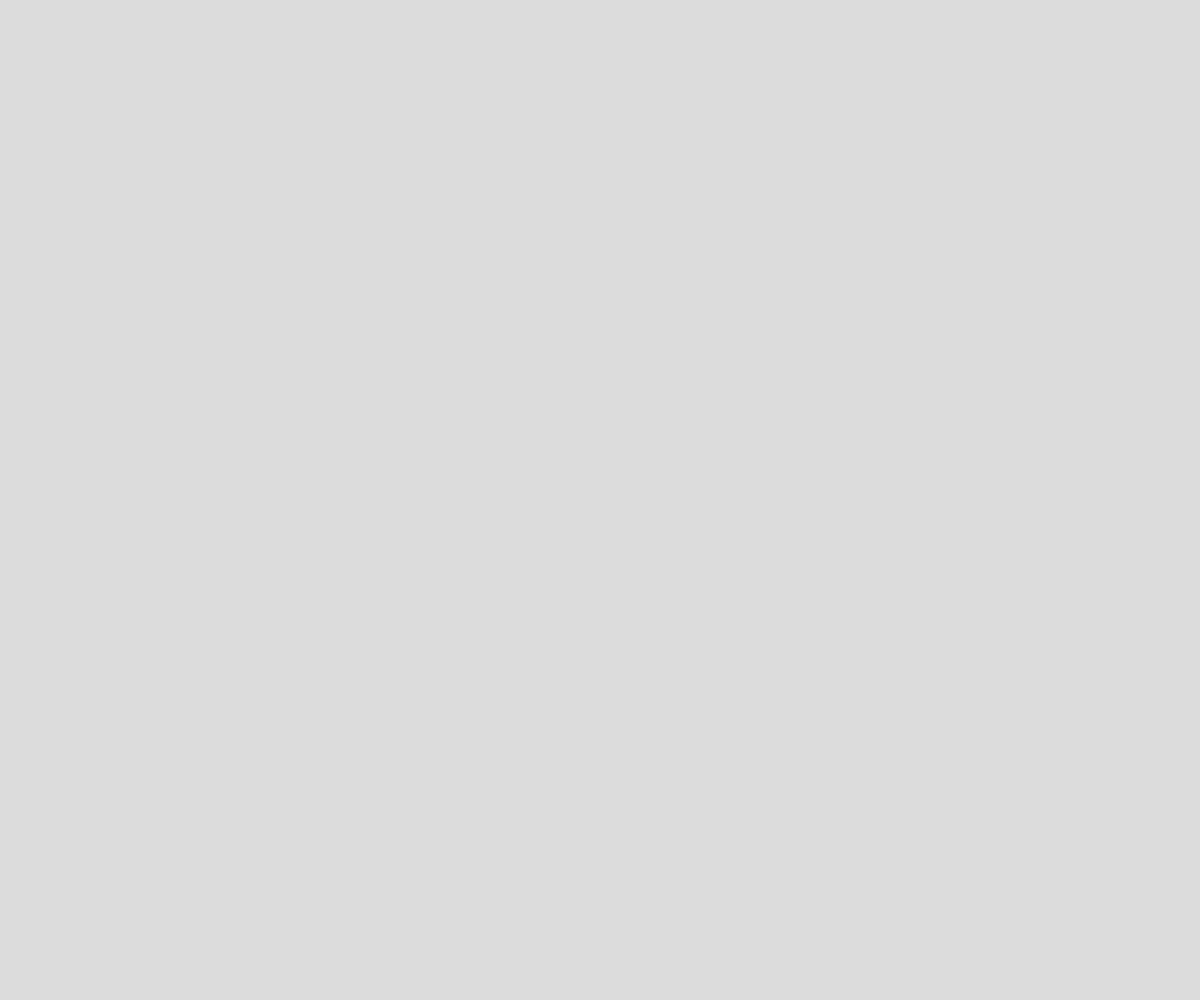
Frame 1 (no input)
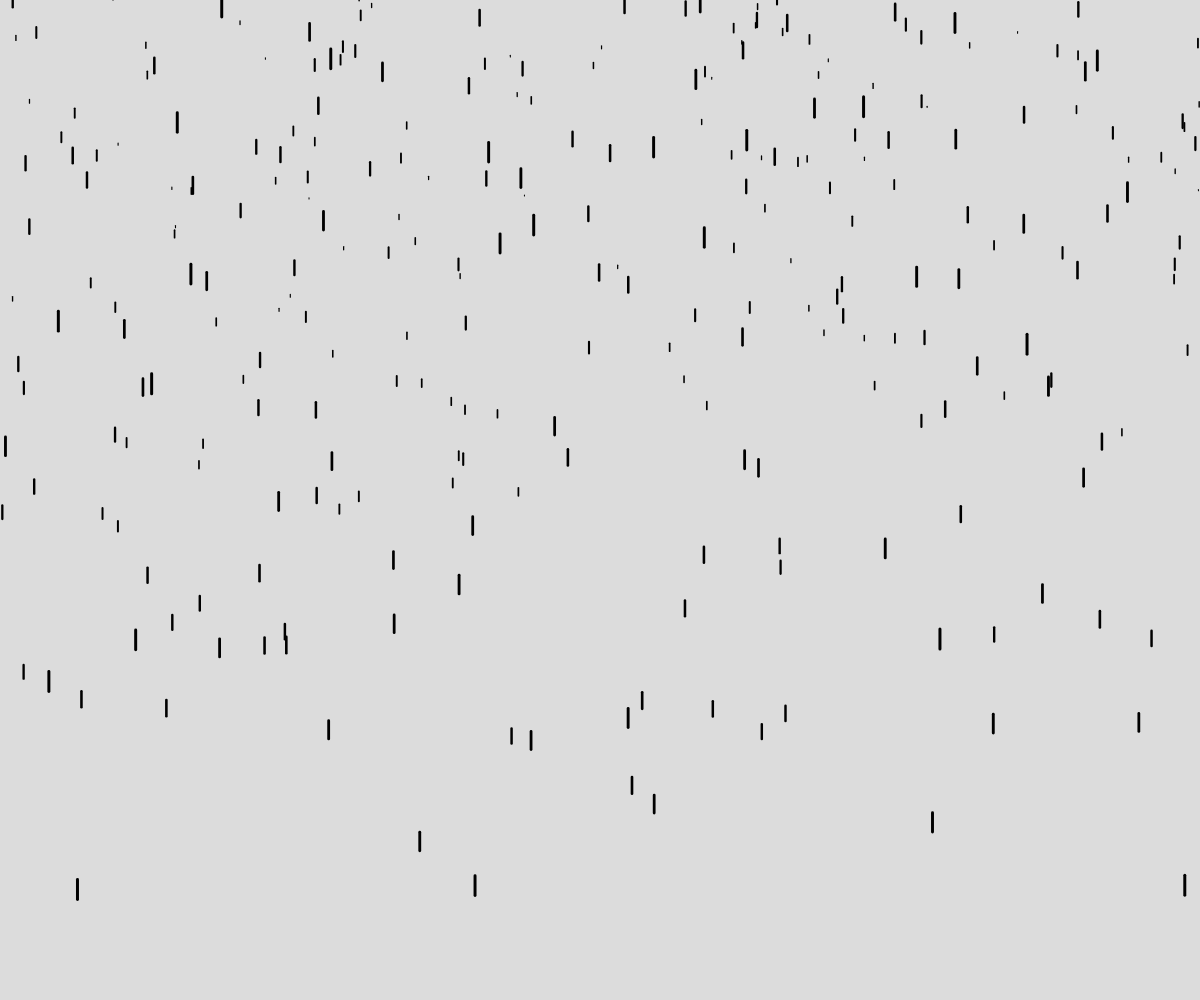
Frame 60 (no input)
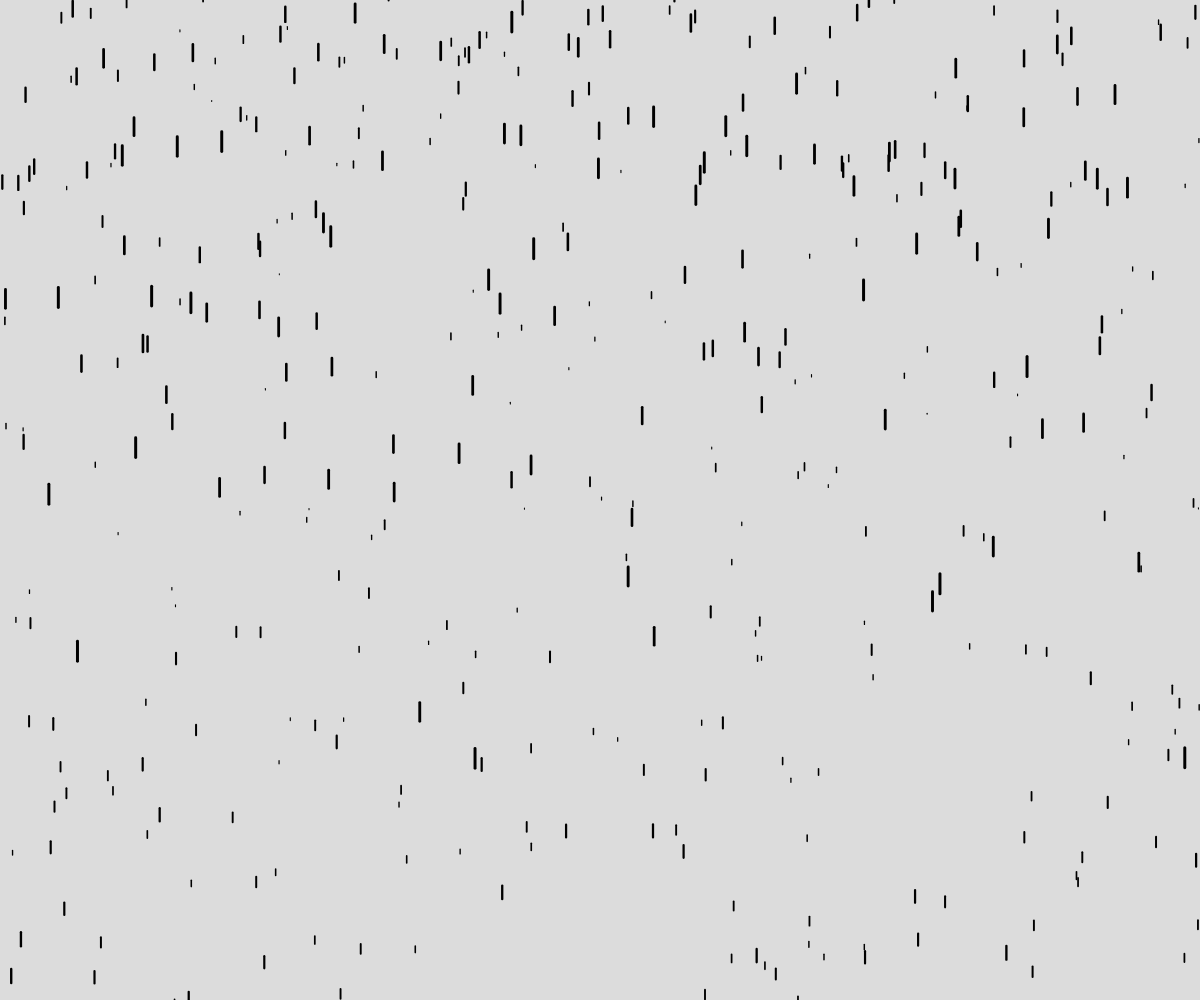
Frame 120 (the mouse pressed at the canvas centre since frame 60)

The p5.js sketch that drew these frames (run headless with seeded random() and noise() and a simulated clock; from frame 60 on, the mouse is pressed at the canvas centre):

// p5.js sketch
// ── sketch.js
var drops =  [];
function setup() {
  createCanvas(windowWidth, windowHeight);
  for (var i=0; i < 500; i++){
    drops[i] = new Drop();
  }
}

function draw() {
  background(220);
  for (var i=0; i < drops.length; i++){
    drops[i].fall();
    drops[i].show();
    
  }
}
// ── drop.js
function Drop(){
  this.x = random(width)
  this.y = random(-50, -windowHeight-100)
  this.z = random(0,20)
  this.yspeed = map(this.z, 0, 20, 5,10)
  this.len = map(this.z, 0, 20, 1, 20)

  this.fall = function() {
    this.y += this.yspeed;
    var grav = map(this.z, 0, 20, 0, 0.2)
    this.yspeed += grav;
    
    if (this.y > height) {
      this.y = random(-10, -200)
      this.yspeed = map(this.z, 0, 20, 5, 10)
    }
  }
  
  this.show = function() {
    var thick = map(this.z, 0, 20, 1, 3);
    strokeWeight(thick);
    line(this.x, this.y, this.x, this.y+this.len)
  }
}
